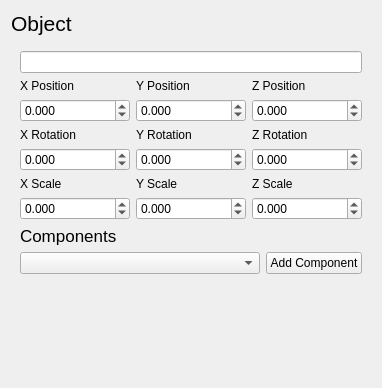
<?xml version="1.0" encoding="UTF-8"?>
<ui version="4.0">
 <class>Form</class>
 <widget class="QWidget" name="Form">
  <property name="geometry">
   <rect>
    <x>0</x>
    <y>0</y>
    <width>382</width>
    <height>388</height>
   </rect>
  </property>
  <property name="windowTitle">
   <string>Form</string>
  </property>
  <layout class="QVBoxLayout" name="verticalLayout_10">
   <item>
    <widget class="QLabel" name="object_name_title">
     <property name="font">
      <font>
       <pointsize>16</pointsize>
      </font>
     </property>
     <property name="text">
      <string>Object</string>
     </property>
    </widget>
   </item>
   <item>
    <widget class="QWidget" name="entity_info" native="true">
     <layout class="QVBoxLayout" name="component_info">
      <item>
       <widget class="QLineEdit" name="object_name_input"/>
      </item>
      <item>
       <layout class="QHBoxLayout" name="position_group">
        <item>
         <layout class="QVBoxLayout" name="verticalLayout_3">
          <item>
           <widget class="QLabel" name="label_x">
            <property name="text">
             <string>X Position</string>
            </property>
           </widget>
          </item>
          <item>
           <widget class="QDoubleSpinBox" name="x_position">
            <property name="decimals">
             <number>3</number>
            </property>
            <property name="minimum">
             <double>-10000.000000000000000</double>
            </property>
            <property name="maximum">
             <double>10000.000000000000000</double>
            </property>
           </widget>
          </item>
         </layout>
        </item>
        <item>
         <layout class="QVBoxLayout" name="verticalLayout_2">
          <item>
           <widget class="QLabel" name="label_2">
            <property name="text">
             <string>Y Position</string>
            </property>
           </widget>
          </item>
          <item>
           <widget class="QDoubleSpinBox" name="y_position">
            <property name="decimals">
             <number>3</number>
            </property>
            <property name="minimum">
             <double>-10000.000000000000000</double>
            </property>
            <property name="maximum">
             <double>10000.000000000000000</double>
            </property>
           </widget>
          </item>
         </layout>
        </item>
        <item>
         <layout class="QVBoxLayout" name="verticalLayout">
          <item>
           <widget class="QLabel" name="label">
            <property name="text">
             <string>Z Position</string>
            </property>
           </widget>
          </item>
          <item>
           <widget class="QDoubleSpinBox" name="z_position">
            <property name="decimals">
             <number>3</number>
            </property>
            <property name="minimum">
             <double>-10000.000000000000000</double>
            </property>
            <property name="maximum">
             <double>10000.000000000000000</double>
            </property>
           </widget>
          </item>
         </layout>
        </item>
       </layout>
      </item>
      <item>
       <layout class="QHBoxLayout" name="rotation_group">
        <item>
         <layout class="QVBoxLayout" name="verticalLayout_4">
          <item>
           <widget class="QLabel" name="label_x_2">
            <property name="text">
             <string>X Rotation</string>
            </property>
           </widget>
          </item>
          <item>
           <widget class="QDoubleSpinBox" name="x_rotation">
            <property name="decimals">
             <number>3</number>
            </property>
            <property name="minimum">
             <double>-10000.000000000000000</double>
            </property>
            <property name="maximum">
             <double>10000.000000000000000</double>
            </property>
           </widget>
          </item>
         </layout>
        </item>
        <item>
         <layout class="QVBoxLayout" name="verticalLayout_5">
          <item>
           <widget class="QLabel" name="label_3">
            <property name="text">
             <string>Y Rotation</string>
            </property>
           </widget>
          </item>
          <item>
           <widget class="QDoubleSpinBox" name="y_rotation">
            <property name="decimals">
             <number>3</number>
            </property>
            <property name="minimum">
             <double>-10000.000000000000000</double>
            </property>
            <property name="maximum">
             <double>10000.000000000000000</double>
            </property>
           </widget>
          </item>
         </layout>
        </item>
        <item>
         <layout class="QVBoxLayout" name="verticalLayout_6">
          <item>
           <widget class="QLabel" name="label_4">
            <property name="text">
             <string>Z Rotation</string>
            </property>
           </widget>
          </item>
          <item>
           <widget class="QDoubleSpinBox" name="z_rotation">
            <property name="decimals">
             <number>3</number>
            </property>
            <property name="minimum">
             <double>-10000.000000000000000</double>
            </property>
            <property name="maximum">
             <double>10000.000000000000000</double>
            </property>
           </widget>
          </item>
         </layout>
        </item>
       </layout>
      </item>
      <item>
       <layout class="QHBoxLayout" name="scale_group">
        <item>
         <layout class="QVBoxLayout" name="verticalLayout_7">
          <item>
           <widget class="QLabel" name="label_x_3">
            <property name="text">
             <string>X Scale</string>
            </property>
           </widget>
          </item>
          <item>
           <widget class="QDoubleSpinBox" name="x_scale">
            <property name="decimals">
             <number>3</number>
            </property>
            <property name="minimum">
             <double>-10000.000000000000000</double>
            </property>
            <property name="maximum">
             <double>10000.000000000000000</double>
            </property>
           </widget>
          </item>
         </layout>
        </item>
        <item>
         <layout class="QVBoxLayout" name="verticalLayout_8">
          <item>
           <widget class="QLabel" name="label_5">
            <property name="text">
             <string>Y Scale</string>
            </property>
           </widget>
          </item>
          <item>
           <widget class="QDoubleSpinBox" name="y_scale">
            <property name="decimals">
             <number>3</number>
            </property>
            <property name="minimum">
             <double>-10000.000000000000000</double>
            </property>
            <property name="maximum">
             <double>10000.000000000000000</double>
            </property>
           </widget>
          </item>
         </layout>
        </item>
        <item>
         <layout class="QVBoxLayout" name="verticalLayout_9">
          <item>
           <widget class="QLabel" name="label_6">
            <property name="text">
             <string>Z Scale</string>
            </property>
           </widget>
          </item>
          <item>
           <widget class="QDoubleSpinBox" name="z_scale">
            <property name="decimals">
             <number>3</number>
            </property>
            <property name="minimum">
             <double>-10000.000000000000000</double>
            </property>
            <property name="maximum">
             <double>10000.000000000000000</double>
            </property>
           </widget>
          </item>
         </layout>
        </item>
       </layout>
      </item>
      <item>
       <widget class="QLabel" name="component_label">
        <property name="font">
         <font>
          <pointsize>13</pointsize>
          <weight>50</weight>
          <bold>false</bold>
         </font>
        </property>
        <property name="text">
         <string>Components</string>
        </property>
       </widget>
      </item>
      <item>
       <layout class="QHBoxLayout" name="component_group">
        <item>
         <widget class="QComboBox" name="component_type">
          <property name="sizePolicy">
           <sizepolicy hsizetype="Preferred" vsizetype="Fixed">
            <horstretch>2</horstretch>
            <verstretch>0</verstretch>
           </sizepolicy>
          </property>
          <property name="currentText">
           <string/>
          </property>
          <property name="placeholderText">
           <string>Select a component to add...</string>
          </property>
         </widget>
        </item>
        <item>
         <widget class="QPushButton" name="add_component">
          <property name="text">
           <string>Add Component</string>
          </property>
         </widget>
        </item>
       </layout>
      </item>
     </layout>
    </widget>
   </item>
   <item>
    <spacer name="verticalSpacer">
     <property name="orientation">
      <enum>Qt::Vertical</enum>
     </property>
     <property name="sizeHint" stdset="0">
      <size>
       <width>20</width>
       <height>49</height>
      </size>
     </property>
    </spacer>
   </item>
  </layout>
 </widget>
 <resources/>
 <connections/>
</ui>
